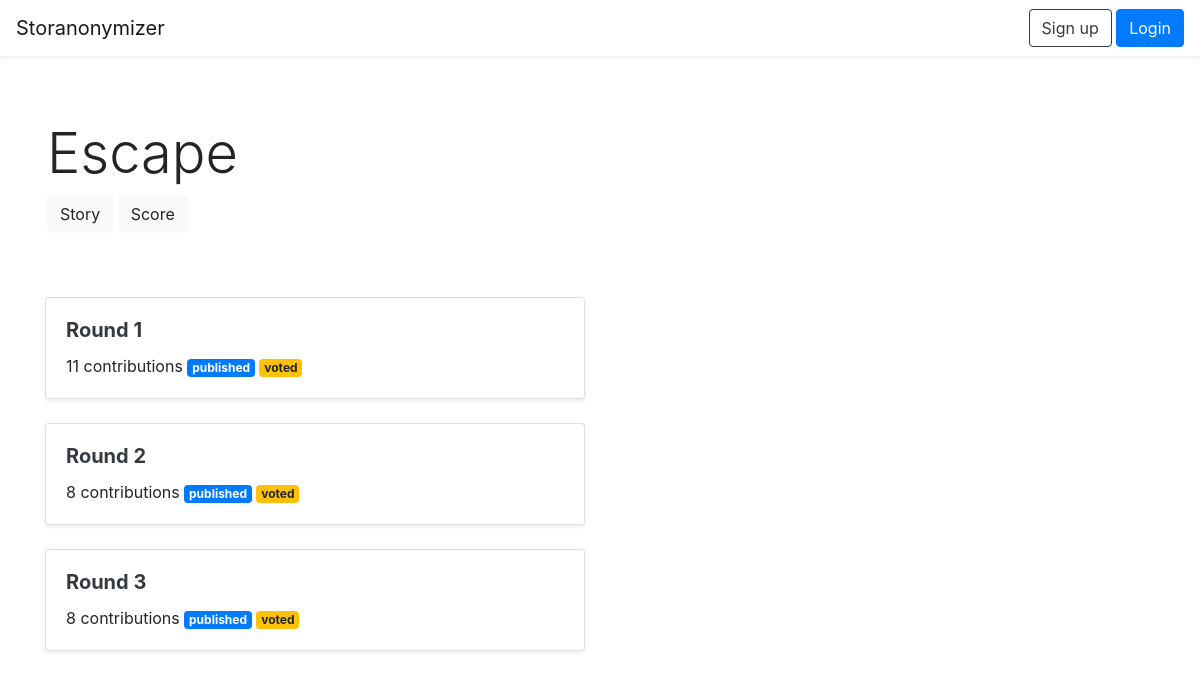
Page /story/782BEFB6 on the earlier database version.
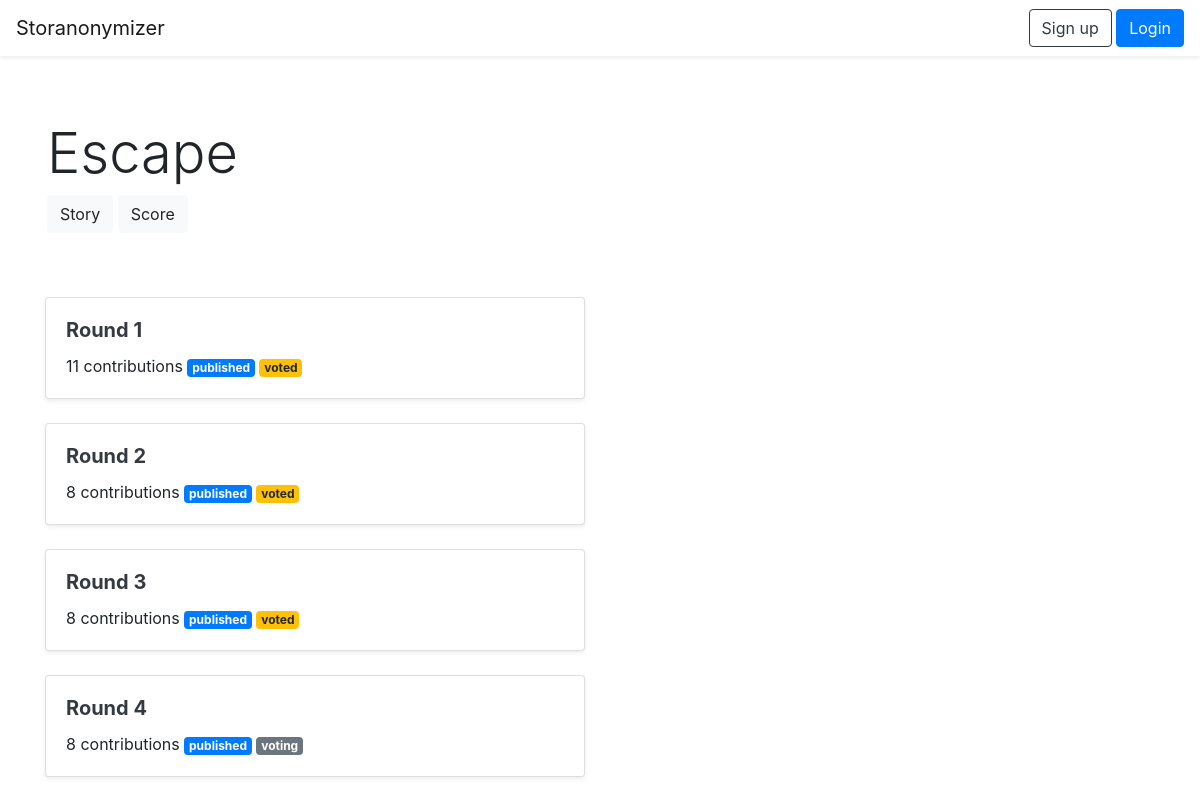
Same page on the later database version.
### storanonymizer/models.py (models this page shows, shortened)
class Story(db.Model):
	id = db.Column(db.Integer, primary_key=True)
	code = db.Column(db.String(), unique=True)
	name = db.Column(db.String())
	user_id = db.Column(db.Integer, db.ForeignKey("user.id"))
	rounds = db.relationship("Round", backref="story", lazy="select")

class Round(db.Model):
	id = db.Column(db.Integer, primary_key=True)
	name = db.Column(db.String())
	code = db.Column(db.String(), unique=True)
	contributions = db.relationship("Contribution", backref="round", lazy="select")
	votes = db.relationship("Vote", backref="round", lazy="select")
	winning_contribution_id = db.Column(db.String())
	story_id = db.Column(db.Integer, db.ForeignKey("story.id"))
	public_authors = db.Column(db.Boolean(), default=False)
	public_contributions = db.Column(db.Boolean(), default=False)
	voting = db.Column(db.Boolean(), default=False)
	public_votes = db.Column(db.Boolean(), default=False)

### storanonymizer/views.py (the view)
@app.route("/story/<story_code>")
def story(story_code):
	story = models.Story.query.filter_by(code=story_code).first_or_404()
	rounds = models.Round.query.filter_by(story_id=story.id).all()
	return render_template("story.html", story=story, rounds=rounds)

### storanonymizer/templates/story.html (shortened to what this page needs)
{% extends "base.html" %}
{% block content %}
<div class="jumbotron bg-white mb-0">
	<div class="container">
		<h1 class="display-4">{{ story.name }}</h1>
		<a class="btn btn-light" href="{{ url_for('full_story', story_code=story.code) }}">Story</a>
		<a class="btn btn-light" href="{{ url_for('story_scoreboard', story_code=story.code) }}">Score</a>
	</div>
</div>
<div class="container">
	{% for round in rounds %}
	<div class="row">
		<div class="col-12 col-md-6 mb-4">
			<div class="card shadow-sm">
				<div class="card-body">
					<h5 class="card-title"><a class="text-dark font-weight-bold" href="{{ url_for('round', round_code=round.code) }}">{{ round.name }}</a></h5>
					<p class="card-text">{{ round.contributions|length }} {% if round.contributions|length != 1 %}contributions{% else %}contribution{% endif %}{% if round.public_contributions%} <span class="badge badge-primary">published</span> {% else %} <span class="badge badge-secondary">open</span> {% endif %}{% if round.voting %} <span class="badge badge-secondary">voting</span> {% endif %}{% if round.public_votes %} <span class="badge badge-warning">voted</span> {% endif %}</p>
				</div>
			</div>
		</div>
	</div>
	{% endfor %}
</div>
{% endblock %}

### storanonymizer/templates/base.html (shortened to what this page needs)
<!doctype html>
<html lang="en">
	<head>
		<link rel="stylesheet" href="https://stackpath.bootstrapcdn.com/bootstrap/4.2.1/css/bootstrap.min.css">
	</head>
	<body>
		<nav class="navbar navbar-light bg-white shadow-sm">
			<a href="{{ url_for('index') }}" class="navbar-brand">Storanonymizer</a>
			<div class="dropdown dropleft">
				{% if current_user.is_authenticated %}
				<button class="btn btn-outline-secondary dropdown-toggle" type="button" id="userMenu" data-toggle="dropdown" aria-haspopup="true" aria-expanded="false">
					{{ current_user.name }}
				</button>
				<div class="dropdown-menu" aria-labelledby="userMenu">
					<a class="dropdown-item" href="{{ url_for('my_stories') }}">Your stories</a>
					<a class="dropdown-item" href="{{ url_for('my_contributions') }}">Your contributions</a>
					<a class="dropdown-item text-danger" href="{{ url_for('logout') }}">Log out</a>
				</div>
				{% else %}
				<div>
					<a class="btn btn-outline-dark" href="{{ url_for('register') }}">Sign up</a>
					<a class="btn btn-primary" href="{{ url_for('login') }}">Login</a>
				</div>
				{% endif %}
			</div>
		</nav>
		{% block content %}{% endblock %}
	</body>
</html>

Differences in the rows shown:
added Round: name "Round 4", contributions|length "8", public_contributions "published", voting "voting"
